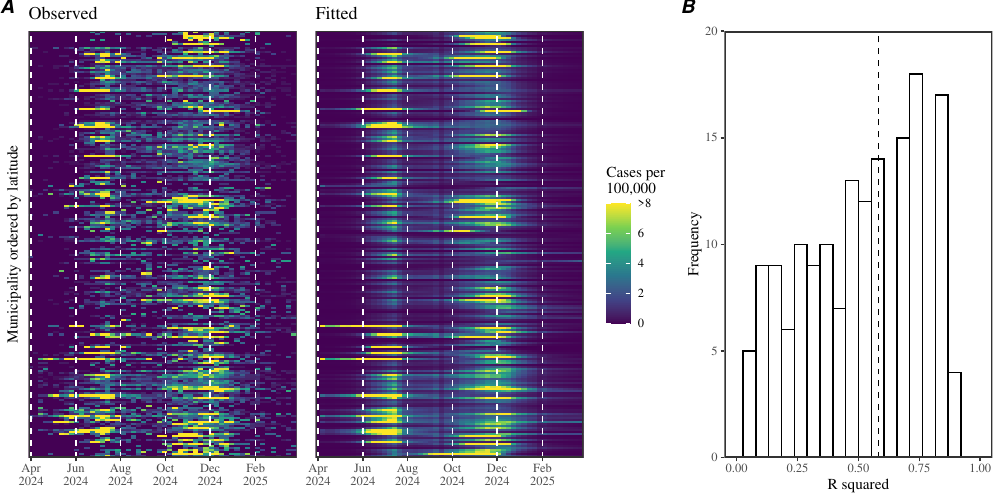

The script that saved this image:
library(dplyr)
library(tidyr)
library(rstan)
source("../script/script_data.R")

load("../stanfit/stanfit_all_delta.rda")

pertussis_korea_spatial_region <- pertussis_korea_spatial %>%
  merge(population)

data <- pertussis_korea_spatial_region %>%
  group_by(region) %>%
  filter(
    time >= 2024 + (4-1)/12, # april
    time < 2025 + (4-1)/12, # april
    sum(cases) <= 400
  )

data_pop <- data %>%
  group_by(region) %>%
  summarize(
    pop=unique(pop)
  )

data_spread <- data %>%
  select(time, cases, region) %>%
  spread(region, cases) %>%
  arrange(time)

standata <- list(
  N=nrow(data_spread),
  Nregion=ncol(data_spread)-1,
  cases=unname(as.matrix(data_spread[,-1])),
  pop=data_pop$pop 
)

pred <- stanfit_all_delta$par[grepl("C\\[", names(stanfit_all_delta$par))]

fitdata <- data.frame(
  pred=pred,
  region=rep(data_pop$region, each=standata$N),
  time=rep(data_spread$time, standata$Nregion)
)

data_merge <- merge(data,fitdata) %>%
  mutate(
    region=factor(region,
                  levels=pertussis_korea_spatial_y$region)
  )

g1 <- ggplot(data_merge) +
  geom_raster(aes(year+week/52-1/52, region, fill=pmin(cases/pop, 8e-5)*1e5)) +
  geom_vline(xintercept = head(month_break, -1), lty=2, col="white") +
  scale_x_continuous("Year", expand=c(0, 0),
                     limits=c(2024.25-1/104, 2025.231+1/104),
                     breaks=month_break,
                     labels=month_label_nl) +
  scale_y_discrete("Municipality ordered by latitude") +
  scale_fill_viridis_c("Cases per\n100,000",
                       breaks=c(0, 2, 4, 6, 8),
                       labels=c(0, 2, 4, 6, ">8")) +
  ggtitle("Observed") +
  theme(
    panel.grid = element_blank(),
    panel.border = element_rect(linewidth=0.7),
    axis.text.y = element_blank(),
    axis.ticks.y = element_blank(),
    axis.title.x = element_blank(),
    legend.position = "none"
  )

g2 <- ggplot(data_merge) +
  geom_raster(aes(year+week/52-1/52, region, fill=pmin(pred/pop, 8e-5)*1e5)) +
  geom_vline(xintercept = head(month_break, -1), lty=2, col="white") +
  scale_x_continuous("Year", expand=c(0, 0),
                     limits=c(2024.25-1/104, 2025.231+1/104),
                     breaks=month_break,
                     labels=month_label_nl) +
  scale_y_discrete("Municipality ordered by latitude") +
  scale_fill_viridis_c("Cases per\n100,000",
                       breaks=c(0, 2, 4, 6, 8),
                       labels=c(0, 2, 4, 6, ">8")) +
  ggtitle("Fitted") +
  theme(
    panel.grid = element_blank(),
    panel.border = element_rect(linewidth=0.7),
    axis.text.y = element_blank(),
    axis.ticks.y = element_blank(),
    axis.title.y = element_blank(),
    axis.title.x = element_blank()
  )

data_Rsquared <- data_merge %>%
  group_by(region) %>%
  summarize(
    Rsquared=cor(log(cases+1), log(pred+1))^2
  )

g3 <- ggplot(data_Rsquared) +
  geom_histogram(aes(Rsquared), bins=20, color="black", fill="white") +
  geom_vline(xintercept=median(data_Rsquared$Rsquared, na.rm=TRUE), lty=2) +
  scale_x_continuous("R squared", limits=c(0, 1)) +
  scale_y_continuous("Frequency", expand=c(0, 0), limits=c(0, 20)) +
  theme(
    panel.grid = element_blank(),
    panel.border = element_rect(linewidth=1)
  )

gcomb <- ggarrange(g1, g2, g3, nrow=1, labels=c("A", "", "B"))

ggsave("figure_stanfit_all_delta.pdf", gcomb, width=10, height=5)
